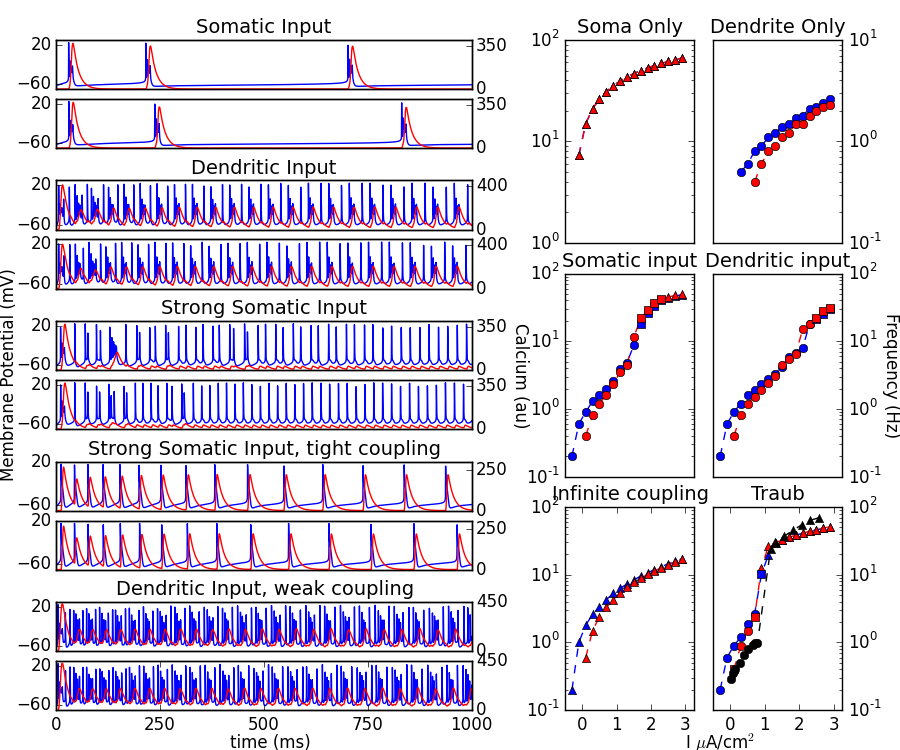

Write Python code to recreate this figure.
from __future__ import division

import xppy
import os.path
import matplotlib.pyplot as plt
import matplotlib.gridspec as gridspec
import numpy as np

path_old = os.path.expanduser("./booth_bose.ode")
path_cont = os.path.expanduser("./booth_bose_cont.ode")

def plot_firing2(Isom0, gnmda, gc, time,gs1,gs2,title, VNa=60):

    xppy.changeOde([["par", "Isom0", Isom0],
                    ["par", "gnmda", gnmda],
                    ["par", "gc", gc],
                    ["par", "VNa", VNa],
                    ["@", "total", time]],
                    ode_file=path_old)
                
    xppy.changeOde([["par", "Isom0", Isom0],
                    ["par", "gnmda", gnmda],
                    ["par", "gc", gc],
                    ["par", "VNa", VNa],
                    ["@", "total", time]],
                    ode_file=path_cont)

    
    results_old = xppy.run(ode_file=path_old, set_file=os.path.abspath("./Data/data_old.dat"))
    results_cont = xppy.run(ode_file=path_cont, set_file=os.path.abspath("./Data/data_cont.dat"))
    
    t_old = results_old['t']
    Vs_old = results_old['Vs']
    Ca_old = results_old['Cad']
    
    t_cont = results_cont['t']
    Vs_cont = results_cont['Vs']
    Ca_cont = results_cont['Cad']
    
    ax1 = plt.subplot(gs1)
    ax2 = plt.subplot(gs2)

    
    ax1.plot(t_old, Vs_old)
    axCa1 = ax1.twinx()
    axCa1.plot(t_old,Ca_old, 'r')
    ax1.set_xlim([0,time])
    ax1.set_title(title,fontsize=14)
    ax1.set_xticks([])
    ax1.set_yticks([-60,20])
    axCa1.set_yticks([0,round((max(Ca_old)/50))*50])
    
    ax2.plot(t_cont,Vs_cont)
    axCa2 = ax2.twinx()
    axCa2.plot(t_cont,Ca_cont, 'r')
    ax2.set_xlim([0,time])
    ax2.set_xticks([])
    ax2.set_yticks([-60,20])
    axCa2.set_yticks([0,round((max(Ca_cont)/50))*50])
    
    return ax1,ax2,axCa1,axCa2

def plot_fi(I,f1,f2,p1,p2,title,gs):
    
    axfi = plt.subplot(gs)
    axfi.semilogy(I, f1, '--b')
    axfi.semilogy(I, f2, '--r')
    axfi.set_title(title,fontsize=14)

    markers = ['^','o','s']

    for i in [1,2,3]:
        m1 = np.extract(p1==i,f1)
        I1 = np.extract(p1==i,I)
        axfi.semilogy(I1,m1,'b'+markers[i-1])
    
        m2 = np.extract(p2==i,f2)
        I2 = np.extract(p2==i,I)
        axfi.semilogy(I2,m2,'r'+markers[i-1])
    
    axfi.set_xlim([-0.5,3.25])
    axfi.set_xticks([])
    
    return axfi

def classify_trace(trace,vthresh=-50,durthresh=30):
    pattern = np.extract(trace>vthresh,np.arange(0,len(trace),1))
    pos = np.where(np.diff(pattern)>1)[0] + 1
    Iter = iter(np.split(pattern,pos))
    durs = []
    for line in Iter:
        durs.append(len(line))
    
    num_bursts = np.sum(np.array(durs)>=durthresh)
    num_spikes = np.sum(np.array(durs)<durthresh)
    pbursts = num_bursts/(num_spikes+num_bursts)
    
    if not durs:
        c=0
    elif pbursts <= 0.1:
        c = 1 #spiking
    elif pbursts >= 0.9:
        c = 2 #bursting
    else:
        c = 3 #mixed
            
    return c,num_spikes,num_bursts

xppy.changeOde([["par","VNa", 60],
                ["par","gnmda",0]],
                ode_file=path_old)
xppy.changeOde([["par","VNa", 60],
                ["par","gnmda",0]],
                ode_file=path_cont)

Isom0 = np.arange(-0.5,3.0,0.2)
Iden0 = np.arange(-0.5,3.0,0.2)
gc = [0,2.1,2.1,1e6,1.85]

fI_som_old = np.zeros([len(gc),len(Isom0)])
fI_som_cont = np.zeros([len(gc),len(Isom0)])

fI_den_old = np.zeros([len(gc),len(Iden0)])
fI_den_cont = np.zeros([len(gc),len(Iden0)])

pat_som_old = np.zeros([len(gc),len(Isom0)])
pat_som_cont = np.zeros([len(gc),len(Isom0)])

pat_den_old = np.zeros([len(gc),len(Iden0)])
pat_den_cont = np.zeros([len(gc),len(Iden0)])

time = 10000

for i in xrange(len(gc)):
    for j in xrange(len(Isom0)):
        isomj = Isom0[j]
        if gc[i] == 0:
            idenj = Iden0[j]
        elif i == 2:
            idenj = Iden0[j]
            isomj = 0
        else:
            idenj = 0
    
        xppy.changeOde([["par", "Isom0", isomj],
                        ["par", "Iden0", idenj],
                        ["par", "gc", gc[i]],
                        ["@", "total", time]],
                        ode_file=path_old)
                
        xppy.changeOde([["par", "Isom0", isomj],
                        ["par", "Iden0", idenj],
                        ["par", "gc", gc[i]],
                        ["@", "total", time]],
                        ode_file=path_cont)
        
        results_old = xppy.run(ode_file=path_old, set_file=os.path.abspath("./Data/data_old.dat"))
        results_cont = xppy.run(ode_file=path_cont, set_file=os.path.abspath("./Data/data_cont.dat"))
    
        t_old = results_old['t']
        Vs_old = results_old['Vs']
        Vd_old = results_old['Vd']
    
        t_cont = results_cont['t']
        Vs_cont = results_cont['Vs']
        Vd_cont = results_cont['Vd']
    
        sptimes_som_old = []
        sptimes_som_cont = []
        sptimes_den_old = []
        sptimes_den_cont = []
        dt = 0.3
    
        for k in xrange(len(t_old)):
            if not(sptimes_som_old):
                cond_som_old = not(sptimes_som_old)
            else:
                cond_som_old = (k*dt - sptimes_som_old[-1]) > 1.5
            
            if not(sptimes_som_cont):
                cond_som_cont = not(sptimes_som_cont)
            else:
                cond_som_cont = (k*dt - sptimes_som_cont[-1]) > 1.5
                
            
            if cond_som_old & (Vs_old[k] > 10):
                sptimes_som_old.append(k*dt)
            
            if cond_som_cont & (Vs_cont[k] > 10):
                sptimes_som_cont.append(k*dt)
                
            if not(sptimes_den_old):
                cond_den_old = not(sptimes_den_old)
            else:
                cond_den_old = (k*dt - sptimes_den_old[-1]) > 10

            if not(sptimes_den_cont):
                cond_den_cont = not(sptimes_den_cont)
            else:
                cond_den_cont = (k*dt - sptimes_den_cont[-1]) > 10
            
            
            if cond_den_old & (Vd_old[k] > -20):
                sptimes_den_old.append(k*dt)
                
            if cond_den_cont & (Vd_cont[k] > -20):
                sptimes_den_cont.append(k*dt)
                    
    
        fI_som_old[i,j] = len(sptimes_som_old)*1000.0/time
        fI_som_cont[i,j] = len(sptimes_som_cont)*1000.0/time
        fI_den_old[i,j] = len(sptimes_den_old)*1000.0/time
        fI_den_cont[i,j] = len(sptimes_den_cont)*1000.0/time

        pat_som_old[i,j],s,b = classify_trace(Vs_old[500/0.3:],vthresh=-50,durthresh=30)
        pat_som_cont[i,j],s,b = classify_trace(Vs_cont[500/0.3:],vthresh=-50,durthresh=30)
        pat_den_old[i,j],s,b = classify_trace(Vd_old[500/0.3:],vthresh=-50,durthresh=35)
        pat_den_cont[i,j],s,b = classify_trace(Vd_cont[500/0.3:],vthresh=-50,durthresh=35)


traub_path = os.path.expanduser("./Data/traub.csv")
traub = np.genfromtxt(traub_path,delimiter=',')
traub_I = traub[:,0]
traub_Hz = traub[:,1]

bfreq = np.extract(traub_Hz <10,traub_Hz)
bI = np.extract(traub_Hz <10,traub_I)
sfreq = np.extract(traub_Hz >10,traub_Hz)
sI = np.extract(traub_Hz >10,traub_I)
        
        
fig = plt.figure()
outer = gridspec.GridSpec(nrows=1,ncols =2, width_ratios = [3,2],wspace=0.3)
gs_firing = gridspec.GridSpecFromSubplotSpec(nrows=5,ncols=1,subplot_spec=outer[0],hspace=0.3)

gs_firing1 = gridspec.GridSpecFromSubplotSpec(nrows=2,ncols=1,subplot_spec=gs_firing[0])
gs_firing2 = gridspec.GridSpecFromSubplotSpec(nrows=2,ncols=1,subplot_spec=gs_firing[1])
gs_firing3 = gridspec.GridSpecFromSubplotSpec(nrows=2,ncols=1,subplot_spec=gs_firing[2])
gs_firing4 = gridspec.GridSpecFromSubplotSpec(nrows=2,ncols=1,subplot_spec=gs_firing[3])
gs_firing5 = gridspec.GridSpecFromSubplotSpec(nrows=2,ncols=1,subplot_spec=gs_firing[4])

time = 1000
ax1,ax2,axCa1,axCa2= plot_firing2(0.75, 0, 2.1, time,gs_firing1[0],gs_firing1[1],'Somatic Input')
ax3,ax4,axCa3,axCa4= plot_firing2(-0.5, 1.25, 2.1, time,gs_firing2[0],gs_firing2[1], 'Dendritic Input')
ax5,ax6,axCa5,axCa6= plot_firing2(2.5, 0, 2.1, time,gs_firing3[0],gs_firing3[1], 'Strong Somatic Input')
ax7,ax8,axCa7,axCa8= plot_firing2(2.5, 0, 10.5, time,gs_firing4[0],gs_firing4[1], 'Strong Somatic Input, tight coupling')
ax9,ax10,axCa9,axCa10= plot_firing2(-0.5, 1.75, 1.425, time,gs_firing5[0],gs_firing5[1], 'Dendritic Input, weak coupling',VNa=55)

ax10.set_xticks(np.linspace(0,time,5))

gs_fi = gridspec.GridSpecFromSubplotSpec(nrows=3,ncols=2, subplot_spec=outer[1],wspace=0.15,hspace=0.15)

ax11 = plot_fi(Isom0,fI_som_old[0,:],fI_som_cont[0,:],pat_som_old[0,:],pat_som_cont[0,:],'Soma Only',gs_fi[0,0])
ax12 = plot_fi(Iden0,fI_den_old[0,:],fI_den_cont[0,:],pat_den_old[0,:],pat_den_cont[0,:],'Dendrite Only',gs_fi[0,1])
ax13 = plot_fi(Isom0,fI_som_old[1,:],fI_som_cont[1,:],pat_som_old[1,:],pat_som_cont[1,:],'Somatic input',gs_fi[1,0])
ax14 = plot_fi(Iden0,fI_den_old[2,:],fI_den_cont[2,:],pat_den_old[2,:],pat_den_cont[2,:],'Dendritic input',gs_fi[1,1])
ax15 = plot_fi(Isom0,fI_som_old[3,:],fI_som_cont[3,:],pat_som_old[3,:],pat_som_cont[3,:],'Infinite coupling',gs_fi[2,0])
ax16 = plot_fi(Isom0,fI_som_old[4,:],fI_som_cont[4,:],pat_som_old[4,:],pat_som_cont[4,:],'Traub',gs_fi[2,1])

ax16.semilogy(traub_I,traub_Hz,'--k', label='Traub')
ax16.semilogy(bI,bfreq,'ko', label='bursting')
ax16.semilogy(sI,sfreq,'k^', label='spiking')

ax12.yaxis.tick_right()
ax14.yaxis.tick_right()
ax16.yaxis.tick_right()

ax15.set_xticks([0,1,2,3])
ax16.set_xticks([0,1,2,3])

fig.set_size_inches([9,7.5])

fig.text(0.3,0.01, 'time (ms)',ha='center',va='center')
fig.text(0.8,0.01, 'I $\mu$A/cm$^2$',ha='center',va='center')
fig.text(0.01,0.5, 'Membrane Potential (mV)',ha='center',va='center',rotation='vertical')
fig.text(0.5775,0.5, 'Calcium (au)',ha='center',va='center',rotation=270)
fig.text(0.99,0.5,'Frequency (Hz)',ha='center',va='center',rotation=270)
outer.tight_layout(fig)

fig.savefig('./fig2.png',format='png')

fig.show()
